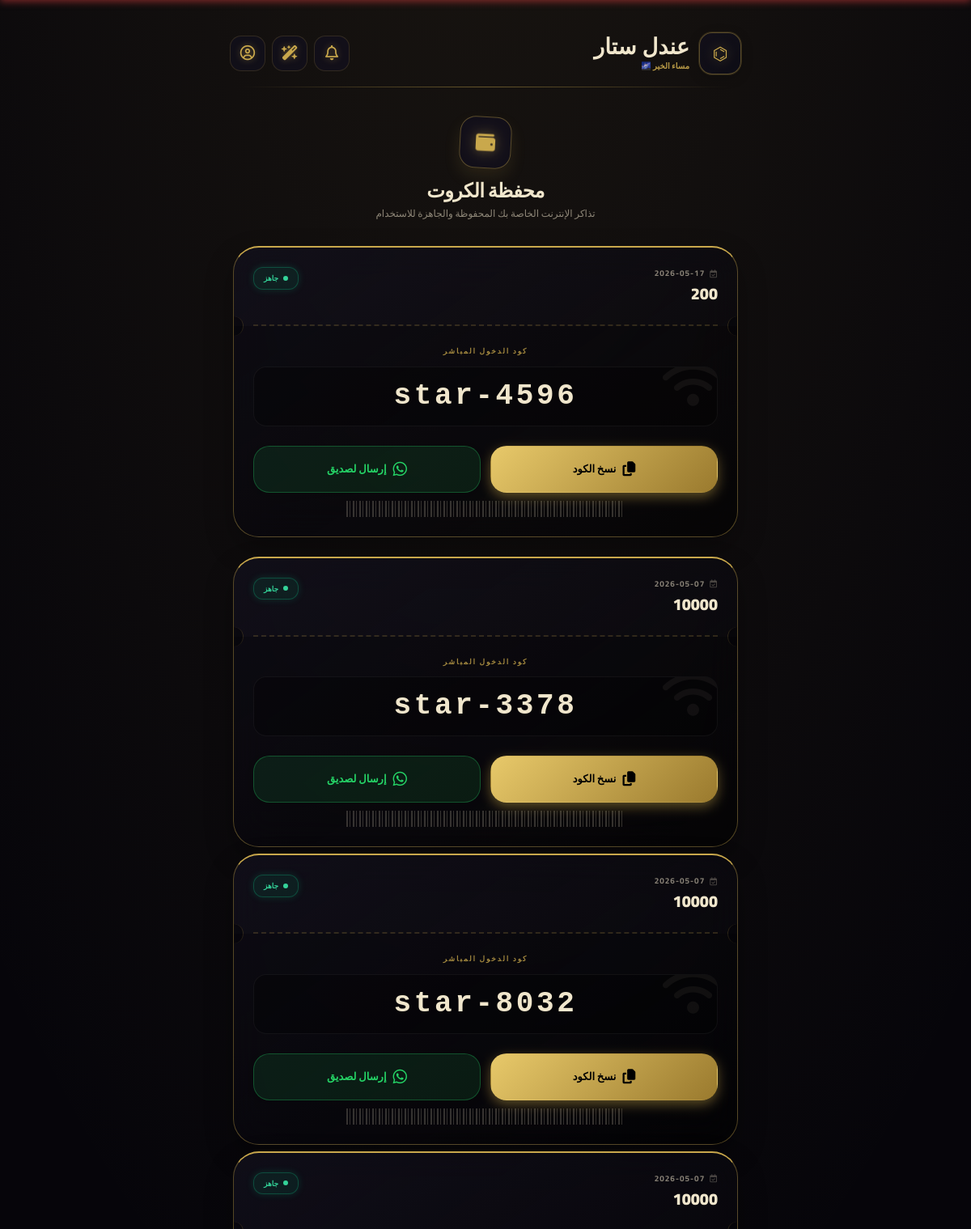
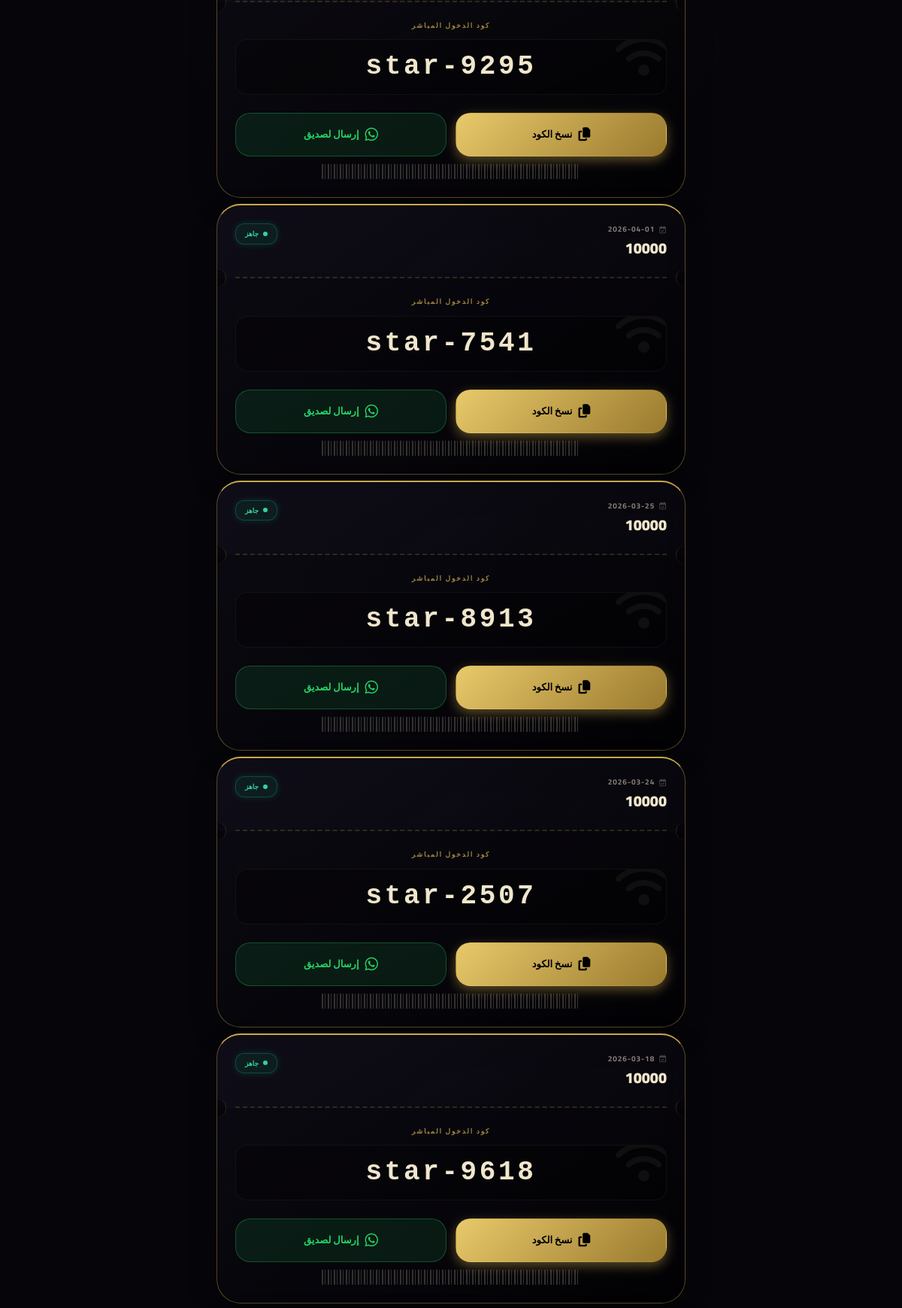
Screenshot of /myvouchers (signed in, upper part) with the database file from the repository (2 pictures, top to bottom).
### app.py (models this page shows)
class Voucher(db.Model):
    id = db.Column(db.Integer, primary_key=True)
    mikrotik_username = db.Column(db.String(50), unique=True, nullable=False, index=True)
    mikrotik_password = db.Column(db.String(50), default='')
    package_id = db.Column(db.Integer, db.ForeignKey('package.id'), index=True)
    status = db.Column(db.String(10), default='available', index=True)
    sold_to = db.Column(db.Integer, nullable=True)
    sold_at = db.Column(db.String(20), nullable=True)
    package = db.relationship('Package', backref='vouchers')

class Package(db.Model):
    id = db.Column(db.Integer, primary_key=True)
    name = db.Column(db.String(50), unique=True, nullable=False)
    price = db.Column(db.Float, nullable=False)
    validity_days = db.Column(db.Integer, nullable=False)
    description = db.Column(db.String(200))

### app.py (the view)
@app.route('/myvouchers')
def myvouchers():
    if 'user_id' not in session: return redirect('/login')
    vouchers = Voucher.query.filter_by(sold_to=session['user_id']).order_by(Voucher.id.desc()).all()
    return render_template('myvouchers.html', vouchers=vouchers)

### templates/myvouchers.html (shortened to what this page needs)
{% extends "base.html" %}
{% block content %}
<div class="px-2 pt-4 pb-24">
    <div class="text-center mb-8 stagger-1">
        <div class="inline-flex items-center justify-center w-16 h-16 rounded-[1.2rem] bg-[var(--bg-card)] border border-[var(--border-bright)] mb-3 shadow-[0_10px_20px_var(--glow)] rotate-3 hover:rotate-0 transition-transform">
            <i class="fas fa-wallet text-2xl text-[var(--accent)] drop-shadow-[0_0_8px_var(--accent-glow)]"></i>
        </div>
        <h1 class="text-2xl font-black text-[var(--text-primary)] tracking-tight">محفظة الكروت</h1>
        <p class="text-xs text-[var(--text-muted)] mt-1">تذاكر الإنترنت الخاصة بك المحفوظة والجاهزة للاستخدام</p>
    </div>
    {% if vouchers %}
        <div class="space-y-2">
            {% for v in vouchers %}
            <div class="wallet-ticket stagger-{{ (loop.index % 3) + 1 }}">
                <div class="p-6 flex justify-between items-start relative z-10">
                    <div>
                        <p class="text-[10px] text-[var(--text-muted)] font-bold mb-1 uppercase tracking-widest flex items-center gap-1.5">
                            <i class="far fa-calendar-check opacity-50"></i> {{ v.sold_at.split(' ')[0] if v.sold_at else 'تاريخ الشراء' }}
                        </p>
                        <h2 class="text-xl font-black text-[var(--text-primary)]">
                            {{ v.package.name if v.package else 'باقة إنترنت' }}
                        </h2>
                    </div>
                    <div class="bg-emerald-500/10 text-emerald-400 text-[9px] font-bold px-3 py-1.5 rounded-xl border border-emerald-500/30 flex items-center gap-1.5 shadow-[0_0_10px_rgba(16,185,129,0.2)]">
                        <span class="w-1.5 h-1.5 rounded-full bg-emerald-400 animate-pulse"></span> جاهز
                    </div>
                </div>
                <div class="ticket-cut-line"></div>
                <div class="p-6 text-center bg-black/20 relative z-10">
                    <p class="text-[9px] text-[var(--accent)] font-bold uppercase tracking-[0.2em] mb-3 opacity-80">كود الدخول المباشر</p>
                    <div class="bg-black/30 border border-white/5 rounded-2xl py-4 px-2 mb-6 relative overflow-hidden">
                        <p class="text-3xl sm:text-4xl font-mono font-black text-[var(--text-primary)] tracking-[0.1em] select-all relative z-10">
                            {{ v.mikrotik_username }}
                        </p>
                        <div class="absolute -right-2 -top-2 opacity-5 text-6xl pointer-events-none"><i class="fas fa-wifi"></i></div>
                    </div>
                    <div class="flex gap-3 relative z-10">
                        <button onclick="copyWalletCode('{{ v.mikrotik_username }}')" class="btn-action-sm btn-copy" onmousedown="playGlassSound()">
                            <i class="fas fa-copy text-lg"></i> نسخ الكود
                        </button>
                        <button onclick="shareWalletCode('{{ v.mikrotik_username }}', '{{ v.package.name if v.package else 'باقة إنترنت' }}')" class="btn-action-sm btn-share" onmousedown="playGlassSound()">
                            <i class="fab fa-whatsapp text-xl"></i> إرسال لصديق
                        </button>
                    </div>
                    <div class="mini-barcode"></div>
                </div>
            </div>
            {% endfor %}
        </div>
    {% endif %}
</div>
{% endblock %}

### templates/base.html (style rules this page uses)
body.theme-1 { --bg-primary: #06050a; --bg-secondary: #0e0d16; --bg-card: rgba(18, 16, 28, 0.8); --accent: #c9a84c; --accent-light: #e8c96a; --accent-dark: #9a7a2e; --accent-glow: rgba(201, 168, 76, 0.45); --glow: rgba(201, 168, 76, 0.12); --orb-1: #c9a84c; --orb-2: #7a5c20; --text-primary: #f0e6cc; --text-muted: rgba(240, 230, 204, 0.55); --border: rgba(201, 168, 76, 0.18); --border-bright: rgba(201, 168, 76, 0.4); --line: rgba(201, 168, 76, 0.25); --nav-bg: rgba(8, 7, 12, 0.95); }
*, *::before, *::after { box-sizing: border-box; }
body { font-family: 'Cairo', sans-serif; background-color: var(--bg-primary); background-image: radial-gradient(ellipse 80% 60% at 50% -20%, var(--glow), transparent), radial-gradient(ellipse 60% 40% at 80% 100%, rgba(0,0,0,0.3), transparent); color: var(--text-primary); min-height: 100vh; transition: background-color 0.3s ease, color 0.3s ease; -webkit-tap-highlight-color: transparent; margin: 0; padding: 0; overflow-x: hidden; }
.pt-safe { padding-top: max(20px, env(safe-area-inset-top)); }

### templates/myvouchers.html (style rules this page uses)
.stagger-1 { animation: fadeUp 0.5s cubic-bezier(0.34, 1.56, 0.64, 1) 0.1s both; }
.stagger-2 { animation: fadeUp 0.5s cubic-bezier(0.34, 1.56, 0.64, 1) 0.2s both; }
.stagger-3 { animation: fadeUp 0.5s cubic-bezier(0.34, 1.56, 0.64, 1) 0.3s both; }
.wallet-ticket { background: linear-gradient(145deg, var(--bg-card) 0%, rgba(0,0,0,0.4) 100%); backdrop-filter: blur(20px); -webkit-backdrop-filter: blur(20px); border: 1px solid var(--border-bright); border-top: 2px solid var(--accent); border-radius: 32px; position: relative; overflow: hidden; margin-bottom: 24px; box-shadow: 0 15px 35px rgba(0,0,0,0.3); transition: 0.3s cubic-bezier(0.175, 0.885, 0.32, 1.275); }
.wallet-ticket::after { content: ''; position: absolute; inset: 0; background: linear-gradient(135deg, transparent, var(--accent-glow), transparent); opacity: 0; transition: 0.5s; pointer-events: none; }
.ticket-cut-line { height: 0; border-top: 2px dashed var(--border-bright); opacity: 0.5; margin: 0 24px; position: relative; }
.ticket-cut-line::before, .ticket-cut-line::after { content: ''; position: absolute; top: -12px; width: 24px; height: 24px; background-color: var(--bg-primary); border-radius: 50%; box-shadow: inset 0 5px 10px rgba(0,0,0,0.3); z-index: 10; }
.ticket-cut-line::after { left: -36px; border-right: 1px solid var(--border-bright); }
.ticket-cut-line::before { right: -36px; border-left: 1px solid var(--border-bright); }
.mini-barcode { height: 20px; width: 60%; margin: 10px auto 0; background: repeating-linear-gradient( 90deg, var(--text-primary) 0, var(--text-primary) 2px, transparent 2px, transparent 4px, var(--text-primary) 4px, var(--text-primary) 5px, transparent 5px, transparent 8px ); opacity: 0.2; }
.btn-action-sm { flex: 1; padding: 14px; border-radius: 20px; font-weight: 800; font-size: 13px; display: flex; justify-content: center; align-items: center; gap: 8px; transition: 0.2s; border: 1px solid transparent; outline: none; box-shadow: 0 5px 15px rgba(0,0,0,0.1); }
.btn-copy { background: linear-gradient(135deg, var(--accent-light), var(--accent-dark)); color: #000; box-shadow: 0 5px 15px var(--accent-glow); }
.btn-share { background: rgba(37, 211, 102, 0.1); border-color: rgba(37, 211, 102, 0.3); color: #25D366; }

### rows the page displays
Voucher: sold_at "2026-05-17", package "200", mikrotik_username "star-4596"
Voucher: sold_at "2026-05-07", package "10000", mikrotik_username "star-3378"
Voucher: sold_at "2026-05-07", package "10000", mikrotik_username "star-8032"
Voucher: sold_at "2026-05-07", package "10000", mikrotik_username "star-9295"
Voucher: sold_at "2026-04-01", package "10000", mikrotik_username "star-7541"
Voucher: sold_at "2026-03-25", package "10000", mikrotik_username "star-8913"
Voucher: sold_at "2026-03-24", package "10000", mikrotik_username "star-2507"
Voucher: sold_at "2026-03-18", package "10000", mikrotik_username "star-9618"
